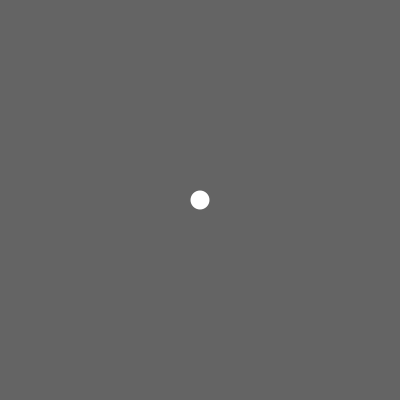
Frame 1 (no input)
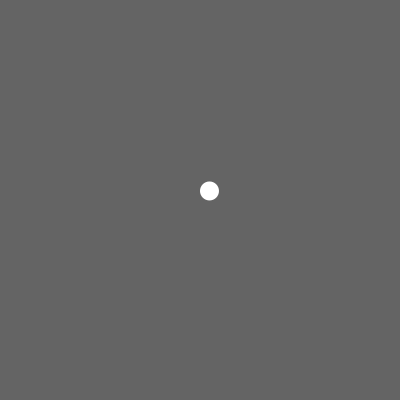
Frame 60 (the mouse pressed at the canvas centre just before this capture)
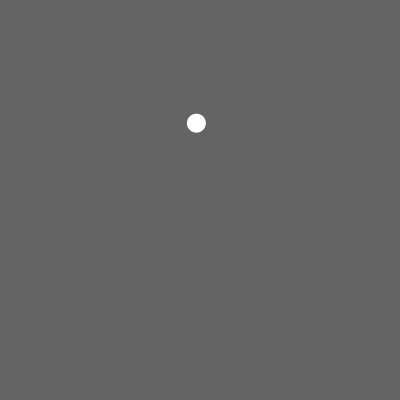
Frame 120 (the mouse held since frame 60 and released just before this capture)

The Processing sketch that drew these frames (run headless with seeded random() and noise(); from frame 60 on, the mouse is pressed at the canvas centre):

// Processing sketch: pvector_oop_1
// ── pvector_oop_1.pde
// PVector mover example
// incorporate all PVector lessons in one OOP example
// add acceleration of different types - static and relative to mouse position

// declare object;
Mover mover;


void setup() {
  size(400,400);
  
  // initialize object
  mover = new Mover();
  
}


void draw() {
  background(100);
  
  // call object methods
  mover.display();
  mover.update();
  mover.checkEdges();

}

// Class


class Mover {
  
  // data
  PVector location;
  PVector velocity;
  PVector acceleration;
  float xAccOffset = 0.01;
  PVector centerOfScreen;
  PVector mousePosition;
  PVector mousePositionRelativeToCenter;
  
  //constructor - this function is called when a new object is initalised
  Mover() {
    noStroke();
    location = new PVector(200,200);
    velocity = new PVector(2,3);
  }
  
  
  // methods
  
  void update() {
    // create acceleration forces
    // 1. static acceleration
    // acceleration = new PVector(1,0); 

    
    // 2. Random/noise based acceleration
    // acceleration tends to throw the ball off the screen...
    // tends to be worse with perlin noise (or fixed acc) as you get consistent acceleration in one direction
    // https://stackoverflow.com/questions/22154410/accelerated-ball-leaving-screen-processing-2-1
     
    acceleration = new PVector(map(noise(1000,xAccOffset),0,1,-1,1),random(-0.1,0.1)); 
    xAccOffset = xAccOffset + 0.01; //increment the offest every time this function is called
    
    // 3. Acceleration based on mouse position relative to centre of screen
    mousePosition = new PVector(mouseX, mouseY);
    centerOfScreen = new PVector(width/2, height/2);
    mousePositionRelativeToCenter = mousePosition.sub(centerOfScreen);
    mousePositionRelativeToCenter = mousePositionRelativeToCenter.normalize(); // reduce it down to manageable amount
 
    // add acceleration forces for velocity, then add velocity to position
    velocity = velocity.add(acceleration);    
    velocity = velocity.add(mousePositionRelativeToCenter);
    location = location.add(velocity);  // add 2 PVectors using built in function of class

  }
  

  
  void display() {
    ellipseMode(CENTER);
    ellipse(location.x, location.y, 19,19); //accessing individual elements of the PVector
  }
  
  void checkEdges() { // includes fixes for ball going off edge of screen
    if (location.x > width)  {
      velocity.x = -velocity.x; 
      location.x = width;
    }
   
    if (location.x  < 0)  {
      velocity.x = -velocity.x; 
      location.x = 0;
    }
    
    if (location.y > height)  {
      velocity.y = -velocity.y; 
      location.y = height;
    }  
    
    if (location.y  < 0)  {
      velocity.y = -velocity.y; 
      location.y = 0;
    } 
  }
  
  
}
